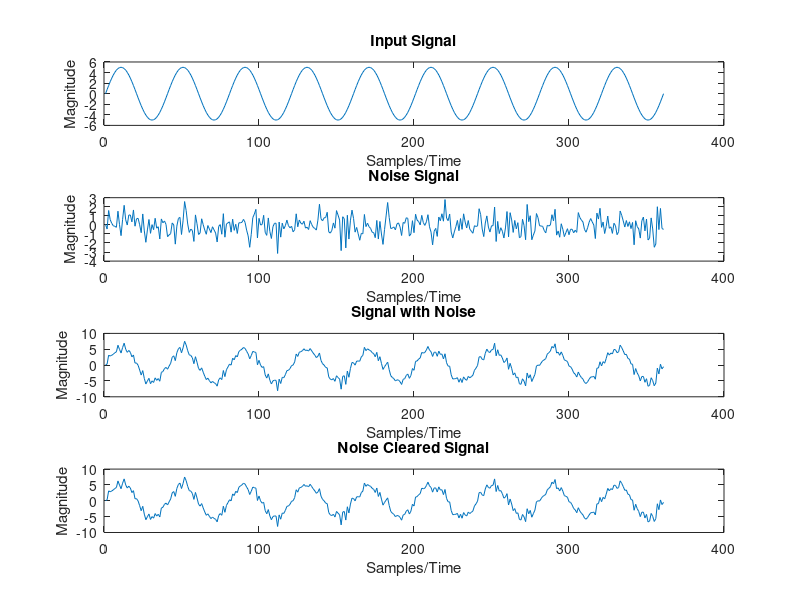

Here is the MATLAB script that generated this plot:
close all;
clear all;
clc;
t=1:0.025:10; %defining time array
signal=5*sin(2*pi*t);
L=length(signal);
noise=randn(1,L);
sigwn=signal+noise;
order=2;
mu=0.005;
n=length(sigwn);
delayed=zeros(1,order);
adap=zeros(1,order);
noisermvdsig=zeros(1,n);
alpha=20;
beta=0.2;
for k=1:n,
  
  delayed(1)=noise(k);
  y=delayed*adap';
  noisermvdsig(k)=sigwn(k)-y;
  mu(k)=beta*(1/(1+exp(-alpha*abs(noisermvdsig(k))))-0.5);
  %LMS
  
  %adap = adap + 2*mu(k)*noisermvdsig(k) .* delayed;
  
  %LMS-F
  
  %adap=adap+2*mu(k)*((noisermvdsig(k)^3)/((noisermvdsig(k)^2)+0.001)).*delayed;
  
  %NLMS
  %adap=adap+mu(k)*((noisermvdsig(k)*delayed)/(delayed*delayed'));
  
  %VSS-LMS
 
  %adap=adap + 2*mu(k)*noisermvdsig(k)*delayed;
  
  delayed(2:order)=delayed(1:order-1);
end
%Plotting the Graphs
subplot(4,1,1);
plot(signal);
xlabel('Samples/Time');
ylabel('Magnitude');
title('Input Signal');
subplot(4,1,2);
plot(noise);
xlabel('Samples/Time');
ylabel('Magnitude');
title('Noise Signal');
subplot(4,1,3);
plot(sigwn);
xlabel('Samples/Time');
ylabel('Magnitude');
title('Signal with Noise');
subplot(4,1,4);
plot(noisermvdsig);
xlabel('Samples/Time');
ylabel('Magnitude');
title('Noise Cleared Signal');